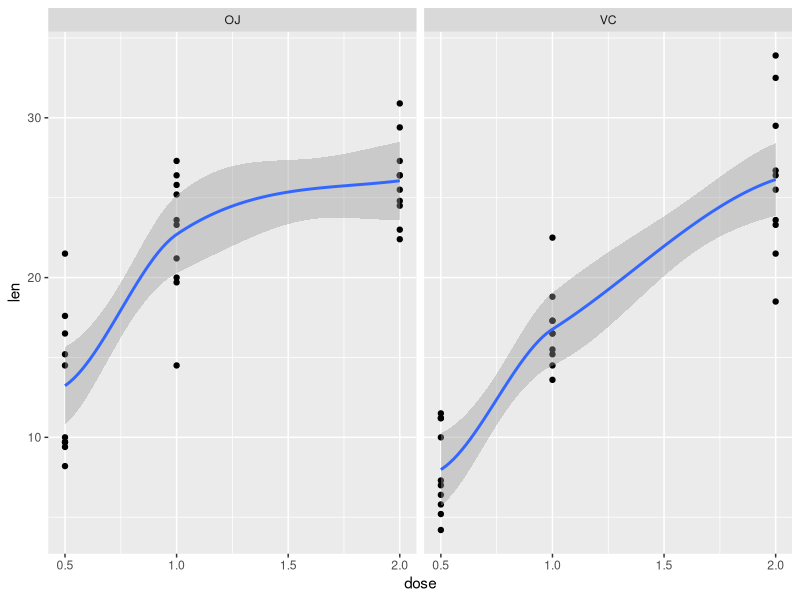
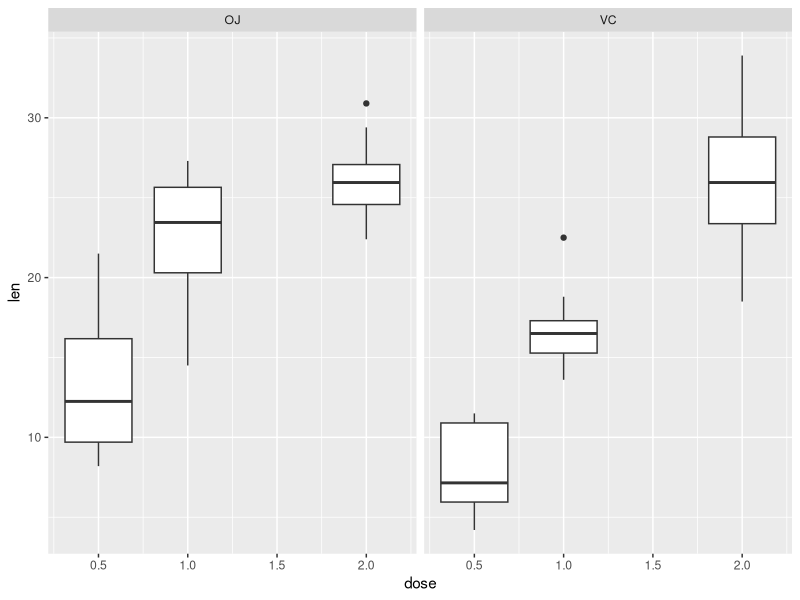

Write R code to recreate these figures, in order.
## ---- chunk 1
knitr::opts_chunk$set(echo = TRUE)
## ---- chunk 2
library(datasets)
td <- ToothGrowth
head(td)
nrow(td)
summary(td)
## ---- chunk 3
library(ggplot2)
ggplot(data = td) +
    geom_point(mapping=aes(x=dose, y=len)) +
    facet_wrap(~ supp, nrow=1) + 
    geom_smooth(mapping=aes(x=dose, y=len))
## ---- chunk 4
  ggplot(data = td, aes(dose, len)) + 
    geom_boxplot(mapping=aes(group=dose)) + 
    facet_wrap(~ supp, nrow=1)
## ---- chunk 5
library(dplyr)
oj_low = filter(td, supp == 'OJ', dose == .5)$len
vc_low = filter(td, supp == 'VC', dose == .5)$len
t.test(oj_low - vc_low, alternative='two.sided', 
       paired=FALSE, conf.level = .95)

## ---- chunk 6
oj_mid = filter(td, supp == 'OJ', dose == 1.)$len
vc_mid = filter(td, supp == 'VC', dose == 1.)$len
t.test(oj_mid - vc_mid, alternative='two.sided',  
       paired=FALSE, conf.level = .95)

## ---- chunk 7
oj_hi = filter(td, supp == 'OJ', dose == 2.)$len
vc_hi = filter(td, supp == 'VC', dose == 2.)$len
t.test(oj_hi - vc_hi, alternative='two.sided', paired=FALSE, conf.level = .95)

## ---- chunk 8
c(var(oj_hi), var(vc_hi))
